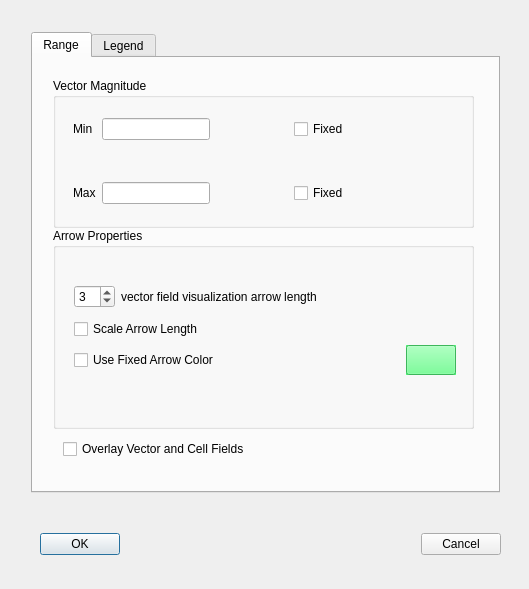
<ui version="4.0" >
 <class>VectorFieldPlotDialog</class>
 <widget class="QDialog" name="VectorFieldPlotDialog" >
  <property name="geometry" >
   <rect>
    <x>0</x>
    <y>0</y>
    <width>529</width>
    <height>589</height>
   </rect>
  </property>
  <property name="windowTitle" >
   <string>Vector field configuration</string>
  </property>
  <property name="windowIconText" >
   <string/>
  </property>
  <widget class="QWidget" name="layoutWidget" >
   <property name="geometry" >
    <rect>
     <x>40</x>
     <y>530</y>
     <width>461</width>
     <height>29</height>
    </rect>
   </property>
   <layout class="QHBoxLayout" >
    <property name="margin" >
     <number>0</number>
    </property>
    <property name="spacing" >
     <number>6</number>
    </property>
    <item>
     <widget class="QPushButton" name="okButton" >
      <property name="text" >
       <string>OK</string>
      </property>
     </widget>
    </item>
    <item>
     <spacer>
      <property name="orientation" >
       <enum>Qt::Horizontal</enum>
      </property>
      <property name="sizeType" >
       <enum>QSizePolicy::Expanding</enum>
      </property>
      <property name="sizeHint" >
       <size>
        <width>249</width>
        <height>20</height>
       </size>
      </property>
     </spacer>
    </item>
    <item>
     <widget class="QPushButton" name="cancelButton" >
      <property name="text" >
       <string>Cancel</string>
      </property>
     </widget>
    </item>
   </layout>
  </widget>
  <widget class="QTabWidget" name="vectorConfigureTabWidget" >
   <property name="geometry" >
    <rect>
     <x>31</x>
     <y>32</y>
     <width>469</width>
     <height>461</height>
    </rect>
   </property>
   <property name="minimumSize" >
    <size>
     <width>0</width>
     <height>370</height>
    </size>
   </property>
   <property name="currentIndex" >
    <number>0</number>
   </property>
   <widget class="QWidget" name="tab" >
    <attribute name="title" >
     <string>Range</string>
    </attribute>
    <widget class="QGroupBox" name="groupBox" >
     <property name="geometry" >
      <rect>
       <x>20</x>
       <y>20</y>
       <width>421</width>
       <height>150</height>
      </rect>
     </property>
     <property name="sizePolicy" >
      <sizepolicy>
       <hsizetype>0</hsizetype>
       <vsizetype>0</vsizetype>
       <horstretch>0</horstretch>
       <verstretch>0</verstretch>
      </sizepolicy>
     </property>
     <property name="minimumSize" >
      <size>
       <width>415</width>
       <height>150</height>
      </size>
     </property>
     <property name="baseSize" >
      <size>
       <width>415</width>
       <height>150</height>
      </size>
     </property>
     <property name="title" >
      <string>Vector Magnitude</string>
     </property>
     <widget class="QWidget" name="layout12" >
      <property name="geometry" >
       <rect>
        <x>20</x>
        <y>40</y>
        <width>353</width>
        <height>86</height>
       </rect>
      </property>
      <layout class="QGridLayout" >
       <property name="margin" >
        <number>0</number>
       </property>
       <property name="spacing" >
        <number>6</number>
       </property>
       <item row="0" column="0" >
        <widget class="QLabel" name="textLabel1" >
         <property name="text" >
          <string>Min</string>
         </property>
        </widget>
       </item>
       <item row="2" column="2" >
        <spacer>
         <property name="orientation" >
          <enum>Qt::Horizontal</enum>
         </property>
         <property name="sizeType" >
          <enum>QSizePolicy::Expanding</enum>
         </property>
         <property name="sizeHint" >
          <size>
           <width>46</width>
           <height>20</height>
          </size>
         </property>
        </spacer>
       </item>
       <item row="2" column="1" >
        <widget class="QLineEdit" name="maxLineEdit" />
       </item>
       <item row="2" column="0" >
        <widget class="QLabel" name="textLabel1_2" >
         <property name="text" >
          <string>Max</string>
         </property>
        </widget>
       </item>
       <item row="2" column="4" >
        <spacer>
         <property name="orientation" >
          <enum>Qt::Horizontal</enum>
         </property>
         <property name="sizeType" >
          <enum>QSizePolicy::Expanding</enum>
         </property>
         <property name="sizeHint" >
          <size>
           <width>46</width>
           <height>20</height>
          </size>
         </property>
        </spacer>
       </item>
       <item row="0" column="1" >
        <widget class="QLineEdit" name="minLineEdit" />
       </item>
       <item row="0" column="3" >
        <widget class="QCheckBox" name="minCheckBox" >
         <property name="text" >
          <string>Fixed</string>
         </property>
        </widget>
       </item>
       <item row="0" column="4" >
        <spacer>
         <property name="orientation" >
          <enum>Qt::Horizontal</enum>
         </property>
         <property name="sizeType" >
          <enum>QSizePolicy::Expanding</enum>
         </property>
         <property name="sizeHint" >
          <size>
           <width>46</width>
           <height>20</height>
          </size>
         </property>
        </spacer>
       </item>
       <item row="2" column="3" >
        <widget class="QCheckBox" name="maxCheckBox" >
         <property name="text" >
          <string>Fixed</string>
         </property>
        </widget>
       </item>
       <item row="1" column="3" >
        <spacer>
         <property name="orientation" >
          <enum>Qt::Vertical</enum>
         </property>
         <property name="sizeType" >
          <enum>QSizePolicy::Expanding</enum>
         </property>
         <property name="sizeHint" >
          <size>
           <width>20</width>
           <height>18</height>
          </size>
         </property>
        </spacer>
       </item>
       <item row="1" column="1" >
        <spacer>
         <property name="orientation" >
          <enum>Qt::Vertical</enum>
         </property>
         <property name="sizeType" >
          <enum>QSizePolicy::Expanding</enum>
         </property>
         <property name="sizeHint" >
          <size>
           <width>20</width>
           <height>18</height>
          </size>
         </property>
        </spacer>
       </item>
       <item row="0" column="2" >
        <spacer>
         <property name="orientation" >
          <enum>Qt::Horizontal</enum>
         </property>
         <property name="sizeHint" >
          <size>
           <width>40</width>
           <height>20</height>
          </size>
         </property>
        </spacer>
       </item>
      </layout>
     </widget>
    </widget>
    <widget class="QCheckBox" name="overlayVectorCellCheckBox" >
     <property name="geometry" >
      <rect>
       <x>30</x>
       <y>380</y>
       <width>199</width>
       <height>22</height>
      </rect>
     </property>
     <property name="text" >
      <string>Overlay Vector and Cell Fields</string>
     </property>
    </widget>
    <widget class="QGroupBox" name="groupBox_2" >
     <property name="geometry" >
      <rect>
       <x>20</x>
       <y>170</y>
       <width>421</width>
       <height>201</height>
      </rect>
     </property>
     <property name="title" >
      <string>Arrow Properties</string>
     </property>
     <widget class="QWidget" native="1" name="layout13" >
      <property name="geometry" >
       <rect>
        <x>10</x>
        <y>20</y>
        <width>330</width>
        <height>60</height>
       </rect>
      </property>
     </widget>
     <widget class="QWidget" name="" >
      <property name="geometry" >
       <rect>
        <x>21</x>
        <y>52</y>
        <width>382</width>
        <height>95</height>
       </rect>
      </property>
      <layout class="QVBoxLayout" >
       <property name="margin" >
        <number>0</number>
       </property>
       <property name="spacing" >
        <number>6</number>
       </property>
       <item>
        <layout class="QHBoxLayout" >
         <property name="margin" >
          <number>0</number>
         </property>
         <property name="spacing" >
          <number>6</number>
         </property>
         <item>
          <widget class="QSpinBox" name="arrowLengthSpinBox" >
           <property name="maximum" >
            <number>10</number>
           </property>
           <property name="minimum" >
            <number>1</number>
           </property>
           <property name="value" >
            <number>3</number>
           </property>
          </widget>
         </item>
         <item>
          <widget class="QLabel" name="textLabel2" >
           <property name="text" >
            <string>vector field visualization arrow length</string>
           </property>
          </widget>
         </item>
         <item>
          <spacer>
           <property name="orientation" >
            <enum>Qt::Horizontal</enum>
           </property>
           <property name="sizeType" >
            <enum>QSizePolicy::Expanding</enum>
           </property>
           <property name="sizeHint" >
            <size>
             <width>91</width>
             <height>20</height>
            </size>
           </property>
          </spacer>
         </item>
        </layout>
       </item>
       <item>
        <widget class="QCheckBox" name="scaleArrowsCheckBox" >
         <property name="text" >
          <string>Scale Arrow Length</string>
         </property>
        </widget>
       </item>
       <item>
        <layout class="QHBoxLayout" >
         <property name="margin" >
          <number>0</number>
         </property>
         <property name="spacing" >
          <number>6</number>
         </property>
         <item>
          <widget class="QCheckBox" name="fixedArrowColorCheckBox" >
           <property name="text" >
            <string>Use Fixed Arrow Color</string>
           </property>
          </widget>
         </item>
         <item>
          <spacer>
           <property name="orientation" >
            <enum>Qt::Horizontal</enum>
           </property>
           <property name="sizeHint" >
            <size>
             <width>40</width>
             <height>20</height>
            </size>
           </property>
          </spacer>
         </item>
         <item>
          <widget class="QPushButton" name="arrowColorButton" >
           <property name="sizePolicy" >
            <sizepolicy>
             <hsizetype>0</hsizetype>
             <vsizetype>0</vsizetype>
             <horstretch>50</horstretch>
             <verstretch>30</verstretch>
            </sizepolicy>
           </property>
           <property name="minimumSize" >
            <size>
             <width>50</width>
             <height>30</height>
            </size>
           </property>
           <property name="maximumSize" >
            <size>
             <width>50</width>
             <height>30</height>
            </size>
           </property>
           <property name="baseSize" >
            <size>
             <width>50</width>
             <height>30</height>
            </size>
           </property>
           <property name="palette" >
            <palette>
             <active>
              <colorrole role="WindowText" >
               <brush brushstyle="SolidPattern" >
                <color alpha="255" >
                 <red>0</red>
                 <green>0</green>
                 <blue>0</blue>
                </color>
               </brush>
              </colorrole>
              <colorrole role="Button" >
               <brush brushstyle="SolidPattern" >
                <color alpha="255" >
                 <red>85</red>
                 <green>255</green>
                 <blue>127</blue>
                </color>
               </brush>
              </colorrole>
              <colorrole role="Light" >
               <brush brushstyle="SolidPattern" >
                <color alpha="255" >
                 <red>213</red>
                 <green>255</green>
                 <blue>223</blue>
                </color>
               </brush>
              </colorrole>
              <colorrole role="Midlight" >
               <brush brushstyle="SolidPattern" >
                <color alpha="255" >
                 <red>149</red>
                 <green>255</green>
                 <blue>175</blue>
                </color>
               </brush>
              </colorrole>
              <colorrole role="Dark" >
               <brush brushstyle="SolidPattern" >
                <color alpha="255" >
                 <red>42</red>
                 <green>127</green>
                 <blue>63</blue>
                </color>
               </brush>
              </colorrole>
              <colorrole role="Mid" >
               <brush brushstyle="SolidPattern" >
                <color alpha="255" >
                 <red>56</red>
                 <green>170</green>
                 <blue>84</blue>
                </color>
               </brush>
              </colorrole>
              <colorrole role="Text" >
               <brush brushstyle="SolidPattern" >
                <color alpha="255" >
                 <red>0</red>
                 <green>0</green>
                 <blue>0</blue>
                </color>
               </brush>
              </colorrole>
              <colorrole role="BrightText" >
               <brush brushstyle="SolidPattern" >
                <color alpha="255" >
                 <red>255</red>
                 <green>255</green>
                 <blue>255</blue>
                </color>
               </brush>
              </colorrole>
              <colorrole role="ButtonText" >
               <brush brushstyle="SolidPattern" >
                <color alpha="255" >
                 <red>0</red>
                 <green>0</green>
                 <blue>0</blue>
                </color>
               </brush>
              </colorrole>
              <colorrole role="Base" >
               <brush brushstyle="SolidPattern" >
                <color alpha="255" >
                 <red>255</red>
                 <green>255</green>
                 <blue>255</blue>
                </color>
               </brush>
              </colorrole>
              <colorrole role="Window" >
               <brush brushstyle="SolidPattern" >
                <color alpha="255" >
                 <red>85</red>
                 <green>255</green>
                 <blue>127</blue>
                </color>
               </brush>
              </colorrole>
              <colorrole role="Shadow" >
               <brush brushstyle="SolidPattern" >
                <color alpha="255" >
                 <red>0</red>
                 <green>0</green>
                 <blue>0</blue>
                </color>
               </brush>
              </colorrole>
              <colorrole role="AlternateBase" >
               <brush brushstyle="SolidPattern" >
                <color alpha="255" >
                 <red>170</red>
                 <green>255</green>
                 <blue>191</blue>
                </color>
               </brush>
              </colorrole>
             </active>
             <inactive>
              <colorrole role="WindowText" >
               <brush brushstyle="SolidPattern" >
                <color alpha="255" >
                 <red>0</red>
                 <green>0</green>
                 <blue>0</blue>
                </color>
               </brush>
              </colorrole>
              <colorrole role="Button" >
               <brush brushstyle="SolidPattern" >
                <color alpha="255" >
                 <red>85</red>
                 <green>255</green>
                 <blue>127</blue>
                </color>
               </brush>
              </colorrole>
              <colorrole role="Light" >
               <brush brushstyle="SolidPattern" >
                <color alpha="255" >
                 <red>213</red>
                 <green>255</green>
                 <blue>223</blue>
                </color>
               </brush>
              </colorrole>
              <colorrole role="Midlight" >
               <brush brushstyle="SolidPattern" >
                <color alpha="255" >
                 <red>149</red>
                 <green>255</green>
                 <blue>175</blue>
                </color>
               </brush>
              </colorrole>
              <colorrole role="Dark" >
               <brush brushstyle="SolidPattern" >
                <color alpha="255" >
                 <red>42</red>
                 <green>127</green>
                 <blue>63</blue>
                </color>
               </brush>
              </colorrole>
              <colorrole role="Mid" >
               <brush brushstyle="SolidPattern" >
                <color alpha="255" >
                 <red>56</red>
                 <green>170</green>
                 <blue>84</blue>
                </color>
               </brush>
              </colorrole>
              <colorrole role="Text" >
               <brush brushstyle="SolidPattern" >
                <color alpha="255" >
                 <red>0</red>
                 <green>0</green>
                 <blue>0</blue>
                </color>
               </brush>
              </colorrole>
              <colorrole role="BrightText" >
               <brush brushstyle="SolidPattern" >
                <color alpha="255" >
                 <red>255</red>
                 <green>255</green>
                 <blue>255</blue>
                </color>
               </brush>
              </colorrole>
              <colorrole role="ButtonText" >
               <brush brushstyle="SolidPattern" >
                <color alpha="255" >
                 <red>0</red>
                 <green>0</green>
                 <blue>0</blue>
                </color>
               </brush>
              </colorrole>
              <colorrole role="Base" >
               <brush brushstyle="SolidPattern" >
                <color alpha="255" >
                 <red>255</red>
                 <green>255</green>
                 <blue>255</blue>
                </color>
               </brush>
              </colorrole>
              <colorrole role="Window" >
               <brush brushstyle="SolidPattern" >
                <color alpha="255" >
                 <red>85</red>
                 <green>255</green>
                 <blue>127</blue>
                </color>
               </brush>
              </colorrole>
              <colorrole role="Shadow" >
               <brush brushstyle="SolidPattern" >
                <color alpha="255" >
                 <red>0</red>
                 <green>0</green>
                 <blue>0</blue>
                </color>
               </brush>
              </colorrole>
              <colorrole role="AlternateBase" >
               <brush brushstyle="SolidPattern" >
                <color alpha="255" >
                 <red>170</red>
                 <green>255</green>
                 <blue>191</blue>
                </color>
               </brush>
              </colorrole>
             </inactive>
             <disabled>
              <colorrole role="WindowText" >
               <brush brushstyle="SolidPattern" >
                <color alpha="255" >
                 <red>42</red>
                 <green>127</green>
                 <blue>63</blue>
                </color>
               </brush>
              </colorrole>
              <colorrole role="Button" >
               <brush brushstyle="SolidPattern" >
                <color alpha="255" >
                 <red>85</red>
                 <green>255</green>
                 <blue>127</blue>
                </color>
               </brush>
              </colorrole>
              <colorrole role="Light" >
               <brush brushstyle="SolidPattern" >
                <color alpha="255" >
                 <red>213</red>
                 <green>255</green>
                 <blue>223</blue>
                </color>
               </brush>
              </colorrole>
              <colorrole role="Midlight" >
               <brush brushstyle="SolidPattern" >
                <color alpha="255" >
                 <red>149</red>
                 <green>255</green>
                 <blue>175</blue>
                </color>
               </brush>
              </colorrole>
              <colorrole role="Dark" >
               <brush brushstyle="SolidPattern" >
                <color alpha="255" >
                 <red>42</red>
                 <green>127</green>
                 <blue>63</blue>
                </color>
               </brush>
              </colorrole>
              <colorrole role="Mid" >
               <brush brushstyle="SolidPattern" >
                <color alpha="255" >
                 <red>56</red>
                 <green>170</green>
                 <blue>84</blue>
                </color>
               </brush>
              </colorrole>
              <colorrole role="Text" >
               <brush brushstyle="SolidPattern" >
                <color alpha="255" >
                 <red>42</red>
                 <green>127</green>
                 <blue>63</blue>
                </color>
               </brush>
              </colorrole>
              <colorrole role="BrightText" >
               <brush brushstyle="SolidPattern" >
                <color alpha="255" >
                 <red>255</red>
                 <green>255</green>
                 <blue>255</blue>
                </color>
               </brush>
              </colorrole>
              <colorrole role="ButtonText" >
               <brush brushstyle="SolidPattern" >
                <color alpha="255" >
                 <red>42</red>
                 <green>127</green>
                 <blue>63</blue>
                </color>
               </brush>
              </colorrole>
              <colorrole role="Base" >
               <brush brushstyle="SolidPattern" >
                <color alpha="255" >
                 <red>85</red>
                 <green>255</green>
                 <blue>127</blue>
                </color>
               </brush>
              </colorrole>
              <colorrole role="Window" >
               <brush brushstyle="SolidPattern" >
                <color alpha="255" >
                 <red>85</red>
                 <green>255</green>
                 <blue>127</blue>
                </color>
               </brush>
              </colorrole>
              <colorrole role="Shadow" >
               <brush brushstyle="SolidPattern" >
                <color alpha="255" >
                 <red>0</red>
                 <green>0</green>
                 <blue>0</blue>
                </color>
               </brush>
              </colorrole>
              <colorrole role="AlternateBase" >
               <brush brushstyle="SolidPattern" >
                <color alpha="255" >
                 <red>85</red>
                 <green>255</green>
                 <blue>127</blue>
                </color>
               </brush>
              </colorrole>
             </disabled>
            </palette>
           </property>
           <property name="autoFillBackground" >
            <bool>true</bool>
           </property>
           <property name="text" >
            <string/>
           </property>
          </widget>
         </item>
        </layout>
       </item>
      </layout>
     </widget>
    </widget>
   </widget>
   <widget class="QWidget" name="tab" >
    <attribute name="title" >
     <string>Legend</string>
    </attribute>
    <widget class="QWidget" native="1" name="layout11" >
     <property name="geometry" >
      <rect>
       <x>10</x>
       <y>70</y>
       <width>450</width>
       <height>201</height>
      </rect>
     </property>
     <widget class="QWidget" name="layoutWidget" >
      <property name="geometry" >
       <rect>
        <x>0</x>
        <y>1</y>
        <width>431</width>
        <height>161</height>
       </rect>
      </property>
      <layout class="QGridLayout" >
       <property name="margin" >
        <number>0</number>
       </property>
       <property name="spacing" >
        <number>6</number>
       </property>
       <item row="0" column="0" colspan="2" >
        <layout class="QGridLayout" >
         <property name="margin" >
          <number>0</number>
         </property>
         <property name="spacing" >
          <number>6</number>
         </property>
         <item row="2" column="1" >
          <spacer>
           <property name="orientation" >
            <enum>Qt::Horizontal</enum>
           </property>
           <property name="sizeType" >
            <enum>QSizePolicy::Expanding</enum>
           </property>
           <property name="sizeHint" >
            <size>
             <width>51</width>
             <height>20</height>
            </size>
           </property>
          </spacer>
         </item>
         <item row="2" column="0" >
          <widget class="QLabel" name="textLabel5" >
           <property name="text" >
            <string>Number Accuracy</string>
           </property>
          </widget>
         </item>
         <item row="2" column="2" >
          <widget class="QSpinBox" name="accuracySpinBox" />
         </item>
         <item row="1" column="2" >
          <spacer>
           <property name="orientation" >
            <enum>Qt::Vertical</enum>
           </property>
           <property name="sizeType" >
            <enum>QSizePolicy::Expanding</enum>
           </property>
           <property name="sizeHint" >
            <size>
             <width>20</width>
             <height>21</height>
            </size>
           </property>
          </spacer>
         </item>
         <item row="0" column="2" >
          <widget class="QSpinBox" name="boxSpinBox" />
         </item>
         <item row="0" column="1" >
          <spacer>
           <property name="orientation" >
            <enum>Qt::Horizontal</enum>
           </property>
           <property name="sizeType" >
            <enum>QSizePolicy::Expanding</enum>
           </property>
           <property name="sizeHint" >
            <size>
             <width>61</width>
             <height>20</height>
            </size>
           </property>
          </spacer>
         </item>
         <item row="0" column="0" >
          <widget class="QLabel" name="textLabel4" >
           <property name="text" >
            <string>Legend boxes</string>
           </property>
          </widget>
         </item>
        </layout>
       </item>
       <item row="2" column="1" >
        <widget class="QCheckBox" name="showLegendBox" >
         <property name="text" >
          <string>Show Legend</string>
         </property>
        </widget>
       </item>
       <item row="2" column="0" >
        <spacer>
         <property name="orientation" >
          <enum>Qt::Horizontal</enum>
         </property>
         <property name="sizeType" >
          <enum>QSizePolicy::Expanding</enum>
         </property>
         <property name="sizeHint" >
          <size>
           <width>21</width>
           <height>20</height>
          </size>
         </property>
        </spacer>
       </item>
       <item row="1" column="0" colspan="2" >
        <spacer>
         <property name="orientation" >
          <enum>Qt::Vertical</enum>
         </property>
         <property name="sizeType" >
          <enum>QSizePolicy::Expanding</enum>
         </property>
         <property name="sizeHint" >
          <size>
           <width>20</width>
           <height>20</height>
          </size>
         </property>
        </spacer>
       </item>
      </layout>
     </widget>
    </widget>
   </widget>
  </widget>
 </widget>
 <layoutdefault spacing="6" margin="11" />
 <pixmapfunction>qPixmapFromMimeSource</pixmapfunction>
 <resources/>
 <connections>
  <connection>
   <sender>okButton</sender>
   <signal>clicked()</signal>
   <receiver>VectorFieldPlotDialog</receiver>
   <slot>accept()</slot>
   <hints>
    <hint type="sourcelabel" >
     <x>103</x>
     <y>531</y>
    </hint>
    <hint type="destinationlabel" >
     <x>167</x>
     <y>446</y>
    </hint>
   </hints>
  </connection>
  <connection>
   <sender>cancelButton</sender>
   <signal>clicked()</signal>
   <receiver>VectorFieldPlotDialog</receiver>
   <slot>reject()</slot>
   <hints>
    <hint type="sourcelabel" >
     <x>499</x>
     <y>531</y>
    </hint>
    <hint type="destinationlabel" >
     <x>383</x>
     <y>461</y>
    </hint>
   </hints>
  </connection>
  <connection>
   <sender>showLegendBox</sender>
   <signal>toggled(bool)</signal>
   <receiver>accuracySpinBox</receiver>
   <slot>setEnabled(bool)</slot>
   <hints>
    <hint type="sourcelabel" >
     <x>142</x>
     <y>157</y>
    </hint>
    <hint type="destinationlabel" >
     <x>142</x>
     <y>157</y>
    </hint>
   </hints>
  </connection>
  <connection>
   <sender>showLegendBox</sender>
   <signal>toggled(bool)</signal>
   <receiver>boxSpinBox</receiver>
   <slot>setEnabled(bool)</slot>
   <hints>
    <hint type="sourcelabel" >
     <x>142</x>
     <y>157</y>
    </hint>
    <hint type="destinationlabel" >
     <x>142</x>
     <y>157</y>
    </hint>
   </hints>
  </connection>
  <connection>
   <sender>maxCheckBox</sender>
   <signal>toggled(bool)</signal>
   <receiver>maxLineEdit</receiver>
   <slot>setEnabled(bool)</slot>
   <hints>
    <hint type="sourcelabel" >
     <x>357</x>
     <y>199</y>
    </hint>
    <hint type="destinationlabel" >
     <x>230</x>
     <y>199</y>
    </hint>
   </hints>
  </connection>
  <connection>
   <sender>minCheckBox</sender>
   <signal>toggled(bool)</signal>
   <receiver>minLineEdit</receiver>
   <slot>setEnabled(bool)</slot>
   <hints>
    <hint type="sourcelabel" >
     <x>357</x>
     <y>140</y>
    </hint>
    <hint type="destinationlabel" >
     <x>230</x>
     <y>140</y>
    </hint>
   </hints>
  </connection>
 </connections>
</ui>
